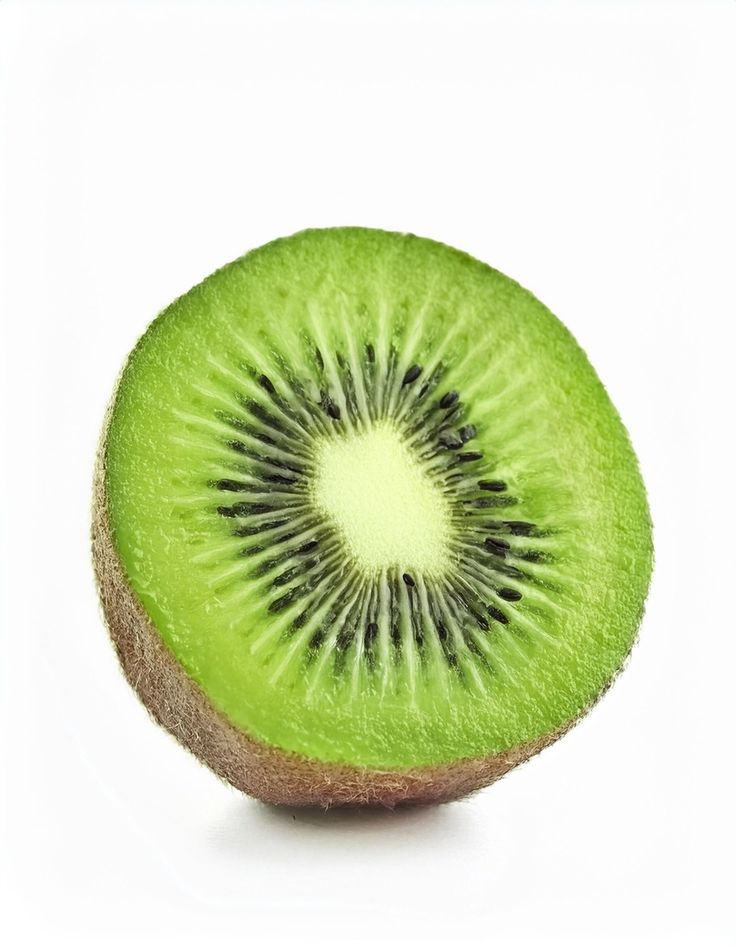
#> input picture computer vision practice/individual/p13/pic.jpg, 736 x 945 px
$ jupyter execute p13.ipynb
#> lines starting #> are read from the running program, lines starting #| are printed output that depends on the picture; after the words box and inside, x2 and y2 are one past the last pixel; in counts of white or black regions, pixels touching at a corner belong together
# Thresholding lab
### Compare global (T = 127), Otsu, adaptive-mean and adaptive-Gaussian thresholding on an unevenly lit document photo.

[cell 1]
import cv2
import matplotlib.pyplot as plt

[cell 2]
gray=cv2.imread('pic.jpg',0)
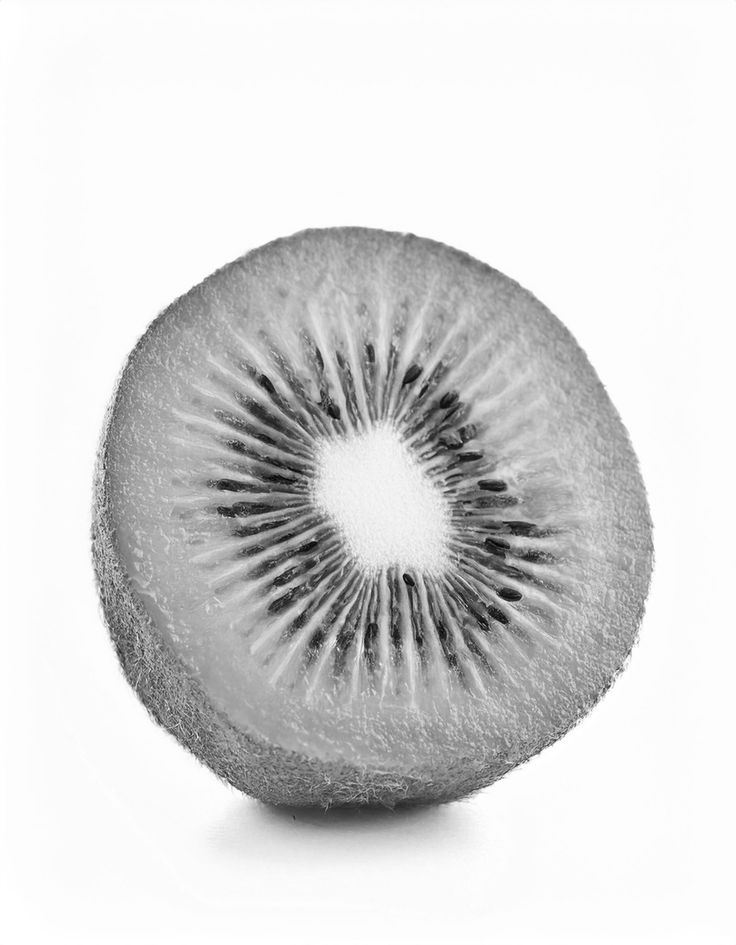
#> gray: shape (945, 736); min 0, max 255, mean 216.3
print(gray.shape)
#| (945, 736)

plt.imshow(gray,cmap='gray')
plt.axis('off')
plt.show()

[cell 3]
blur=cv2.GaussianBlur(gray,(5,5),0)
plt.imshow(blur,cmap='gray')
plt.axis('off')
plt.show()

### the 4 methods

[cell 4]
# global (T = 127)
_,global_t= cv2.threshold(blur,127,255,cv2.THRESH_BINARY)
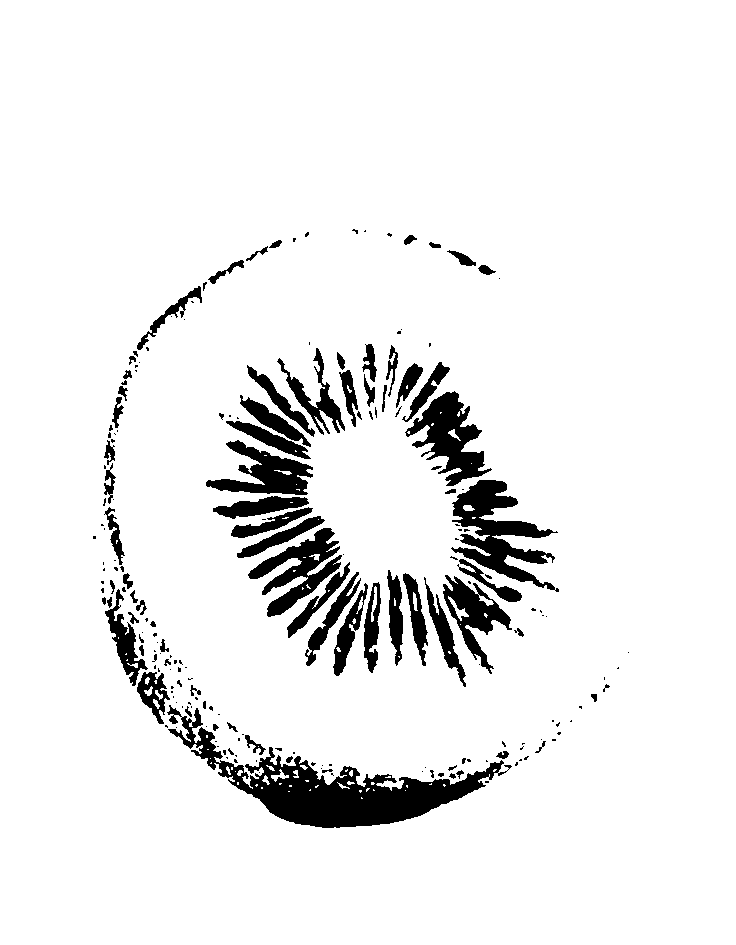
#> global_t: shape (945, 736); 92.7% white; 209 black regions (129 under 20 px), largest, box (x1, y1, x2, y2) and area: (167, 705, 512, 828) 11061, (451, 480, 559, 592) 4748, (405, 391, 492, 486) 3508

#Otsu
otsu_value,otsu= cv2.threshold(blur,0,255,cv2.THRESH_BINARY+cv2.THRESH_OTSU)
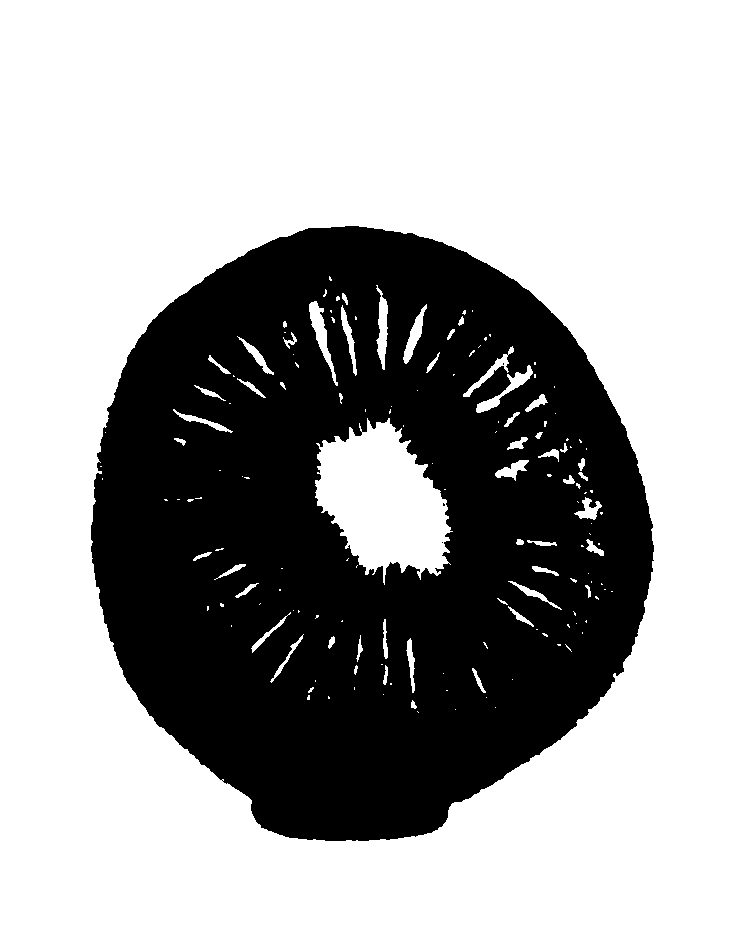
#> otsu: shape (945, 736); 65.2% white; 4 black regions (3 under 20 px), largest, box (x1, y1, x2, y2) and area: (91, 226, 654, 841) 242038
#> otsu_value = 201

# adaptive-mean
adpt_mean=cv2.adaptiveThreshold(blur,255,cv2.ADAPTIVE_THRESH_MEAN_C,cv2.THRESH_BINARY,11,2)
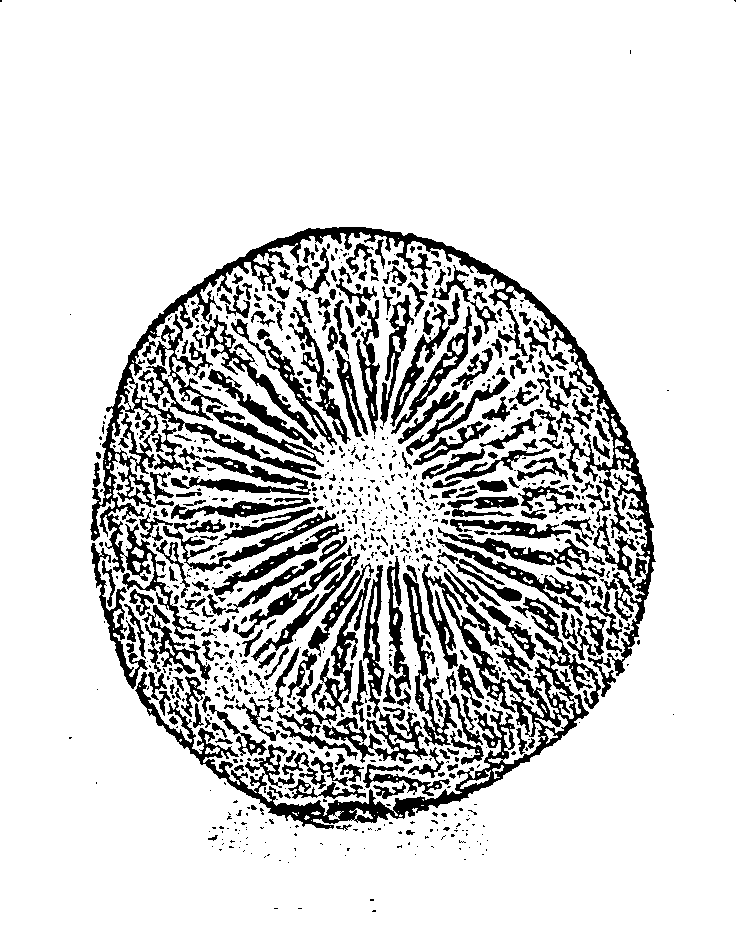
#> adpt_mean: shape (945, 736); 83.7% white; 928 black regions (601 under 20 px), largest, box (x1, y1, x2, y2) and area: (90, 227, 656, 676) 17890, (135, 563, 601, 829) 13482, (322, 565, 428, 764) 3160

#adaptive_gaussian
adpt_gaussian=cv2.adaptiveThreshold(blur,255,cv2.ADAPTIVE_THRESH_GAUSSIAN_C,cv2.THRESH_BINARY,11,2)
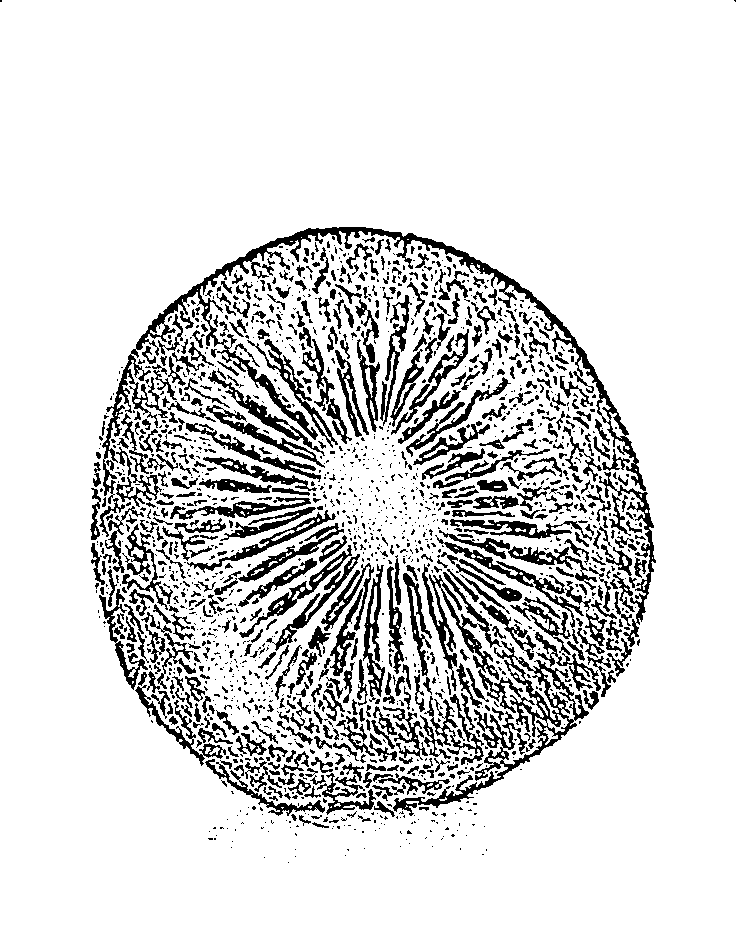
#> adpt_gaussian: shape (945, 736); 85.9% white; 1702 black regions (1127 under 20 px), largest, box (x1, y1, x2, y2) and area: (102, 227, 646, 504) 8827, (393, 641, 589, 816) 4897, (422, 564, 502, 691) 2253

print('otsu value:',otsu_value)
#| otsu value: 201.0

[cell 5]
fig,axes=plt.subplots(1,5,figsize=(20,5))
values=[gray,global_t,otsu,adpt_mean,adpt_gaussian]
titles=['Original','Global (T = 127)','Otsu T ='+str(int(otsu_value)),'Adaptive mean','Adaptive gaussian']
#> titles = ['Original', 'Global (T = 127)', 'Otsu T =201', 'Adaptive mean', 'Adaptive gaussian']

for ax,v,ti in zip(axes,values,titles):
    ax.imshow(v,cmap='gray')
    ax.set_title(ti)
    ax.axis('off')
#> this loop made 5 passes
#> ti on passes 1 to 5: 'Original', 'Global (T = 127)', 'Otsu T =201', 'Adaptive mean', 'Adaptive gaussian'

plt.tight_layout()
plt.savefig('13_Figure.jpg')
plt.show()
